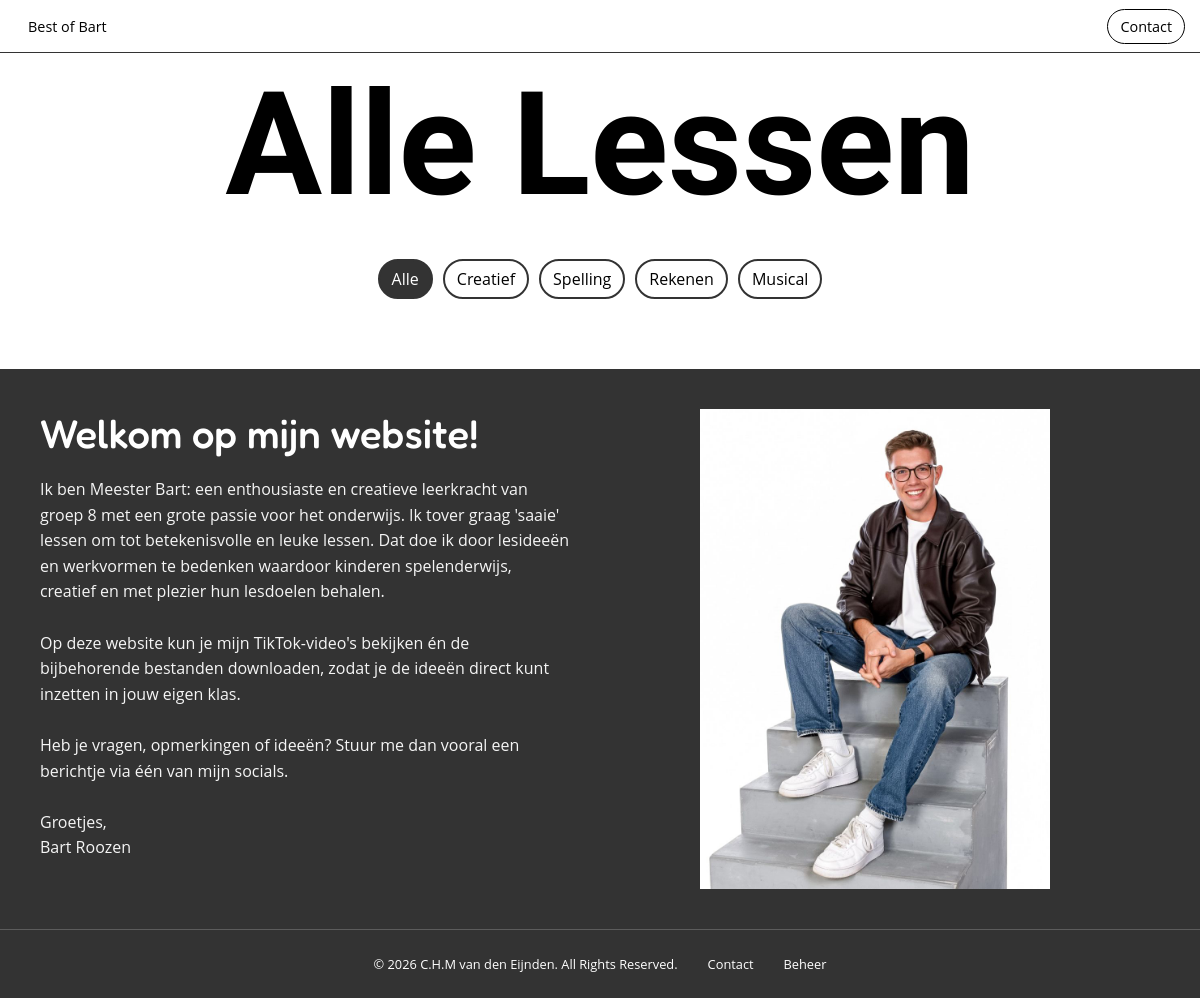
The page /lessen/ on the database as committed earlier.
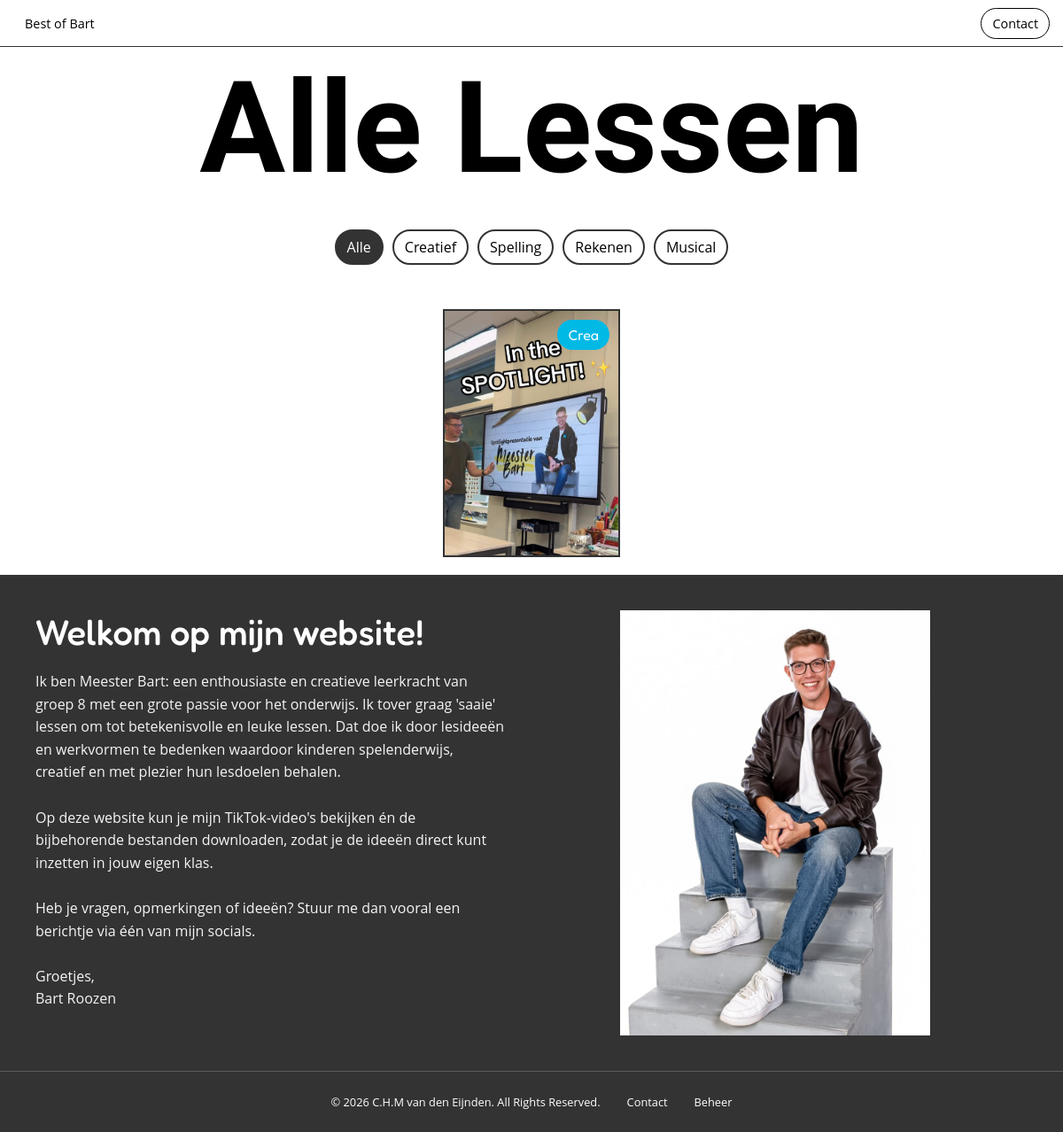
The same page on the database as committed later.
### gallery/models.py (models this page shows, shortened)
class GalleryItem(models.Model):
    GENRE_CHOICES = [
        ("crea", "Crea"),
        ("musical", "Musical"),
        ("rekenen", "Rekenen"),
        ("spelling", "Spelling"),
    ]
    title = models.CharField(max_length=200)
    description = models.TextField()
    image = models.ImageField(upload_to="main/images/")
    tiktok_url = models.URLField(max_length=500, blank=True)
    genre = models.CharField(max_length=20, choices=GENRE_CHOICES, default="crea")
    order = models.PositiveIntegerField(
        default=0,
        help_text="Lower numbers show first. Leave at 0 to put a new item at the top.",
    )
    is_visible = models.BooleanField(default=True)
    class Meta:
        ordering = ["order", "-id"]
    @property
    def files_json(self):
        return json.dumps([{"url": f.url} for f in self.files.all()])

### best_of_bart/views.py (the view)
# urls.py: path('lessen/', views.items_view, name='lessen'),
def items_view(request):
    return render(request, 'items.html', {
        'gallery_items': visible_items(),
    })

### best_of_bart/views.py (called while the page is built)
def visible_items():
    return GalleryItem.objects.filter(is_visible=True).prefetch_related("files")

### gallery/models.py (called while the page is built)
    @property
    def url(self):
        return self.file.url if self.file else self.external_url

### templates/items.html (shortened to what this page needs)
{% extends "base.html" %}
{% load static %}
{% block content %}
<div class="home-container">
    <h1 class="main-header">Alle Lessen</h1>
    <div class="filter-container">
        <button class="filter-btn active"  data-filter="all">Alle</button>
        <button class="filter-btn" data-filter="crea">Creatief</button>
        <button class="filter-btn" data-filter="spelling">Spelling</button>
        <button class="filter-btn" data-filter="rekenen">Rekenen</button>
        <button class="filter-btn" data-filter="musical">Musical</button>
    </div>
    <div class="gallery">
        {% for item in gallery_items %}
            <div class="gallery-item" data-item-id="{{ item.id }}" data-tiktok-url="{{ item.tiktok_url }}" data-description="{{ item.description }}" data-genre="{{ item.genre }}" data-files='{{ item.files_json|safe }}'>
                <img src="{{ item.image.url }}" alt="{{ item.title }}">
                <span class="genre-tag genre-{{ item.genre }}">{{ item.genre }}</span>
            </div>
        {% endfor %}
    </div>
    <div class="highlighted-item">
        <div class="column">
            <h1 class="highlighted-title">Welkom op mijn website!</h1>
            <p class="highlighted-description">Ik ben Meester Bart: een enthousiaste en creatieve leerkracht van groep 8 met een grote passie voor het onderwijs. Ik tover graag 'saaie' lessen om tot betekenisvolle en leuke lessen. Dat doe ik door lesideeën en werkvormen te bedenken waardoor kinderen spelenderwijs, creatief en met plezier hun lesdoelen behalen.<br><br>Op deze website kun je mijn TikTok-video's bekijken én de bijbehorende bestanden downloaden, zodat je de ideeën direct kunt inzetten in jouw eigen klas.<br><br>Heb je vragen, opmerkingen of ideeën? Stuur me dan vooral een berichtje via één van mijn socials.<br><br>Groetjes,<br>Bart Roozen</p>
        </div>
        <div class="column">
            <img class="highlighted-img" src="{% static 'main/images/Introducing.jpeg' %}" alt="Meester Bart">
        </div>
    </div>
</div>
{% endblock %}

Rows that differ between the two databases and show on the page:
added GalleryItem: image (picture), genre "Crea"
